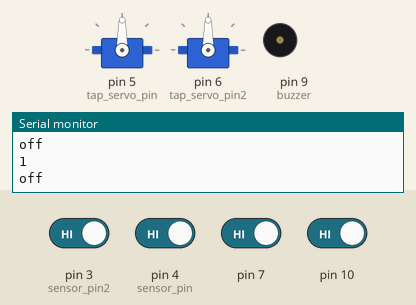
A sketch run on a simulated Arduino Uno, built with avr-gcc and run on an emulated ATmega328P. Shown: 2 × servo, buzzer (waves = sounding), the last lines printed to the serial monitor. The test bench sets the inputs (shaded band); at power-on: pin 3 (sensor_pin2), pin 4 (sensor_pin), pin 7, pin 10 HIGH.

Above: at 1.2 s.
1.3 s: pin 7 driven LOW
At 2.5 s:
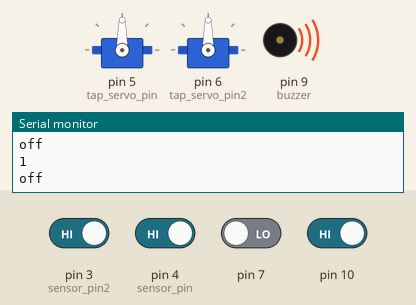
2.8 s: pin 4 (sensor_pin) driven LOW
At 3.2 s:
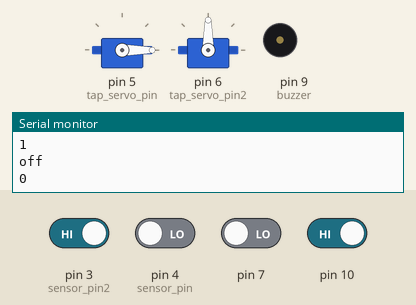
4.3 s: pin 3 (sensor_pin2) driven LOW and pin 10 driven LOW
7.3 s: pin 7 driven HIGH
At 8.4 s:
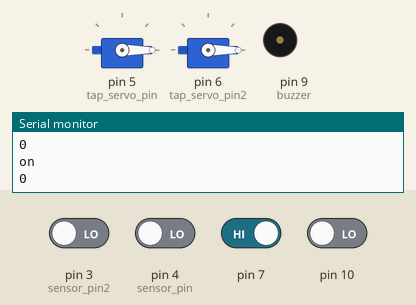
9.3 s: pin 4 (sensor_pin) driven HIGH and pin 7 driven LOW
12.3 s: pin 10 driven HIGH
At 13.2 s:
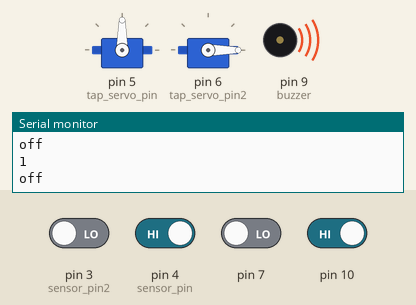
Timing chart, 0 to 15.3 s (numbered marks = the images above; inputs shaded):
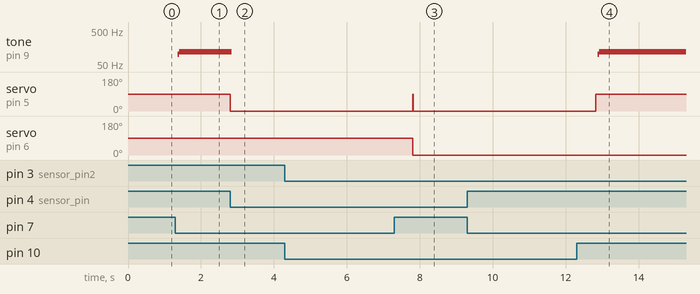

Measured:
- after the input at 1.3 s, tone on pin 9 (buzzer): silent → 98 Hz after 0.07 s, → 114 Hz 0.04 s later
- after the input at 2.8 s, tone on pin 9 (buzzer): 114 Hz → silent after 0.05 s; servo on pin 5 (tap_servo_pin): 90° → 0° at once
- after the input at 4.3 s, every drawn part: stays the same
- after the input at 9.3 s, every drawn part: stays the same
- after the input at 12.3 s, tone on pin 9 (buzzer): silent → 98 Hz after 0.58 s, → 114 Hz 0.04 s later

The sketch:

Main_Project_Code.ino
```cpp
//Tech Trends Shameer
//Automatic Door Opening using IR Sensor

#include <Servo.h>

//Door
Servo tap_servo;
int sensor_pin = 4;
int tap_servo_pin =5;
int val;
//window(rain sensor)
Servo tap_servo2;
int sensor_pin2 = 3;
int tap_servo_pin2 =6;
int val2;

//Buzzer
int buzzer = 9;

void setup(){

  pinMode(sensor_pin,INPUT);
  tap_servo.attach(tap_servo_pin);
   Serial.begin(9600);

     pinMode(sensor_pin2,INPUT);
  tap_servo2.attach(tap_servo_pin2);

   pinMode(9,OUTPUT);
  pinMode(10,INPUT);
  Serial.begin(9600);

  pinMode(9,OUTPUT);
  pinMode(7,INPUT);
  Serial.begin(9600);
//buzzer
pinMode(buzzer, OUTPUT);


}

void loop(){
  val = digitalRead(sensor_pin);
  Serial.println(val);
  if (val==0)
  {
    tap_servo.write(0);
    delay(5000);
    tap_servo.write(90);
  }
  /*if (val==1)
  {
    tap_servo.write(180);

  }*/
   val2 = digitalRead(sensor_pin2);

  if (val2==0)
  {tap_servo2.write(0);
  }
  if (val2==1)
  {tap_servo2.write(90);

    }

     if (digitalRead(10)== LOW)
  {
    digitalWrite(9,HIGH);
    Serial.println("on");


 }
  else
  {

    digitalWrite(9,LOW);
   Serial.println("off");

  }

  //irled
  if (digitalRead(7)== LOW)
  {
    digitalWrite(9,HIGH);

    delay(10);
  }
  else
  {

    digitalWrite(9,LOW);
    delay(10);
  }
}
```
